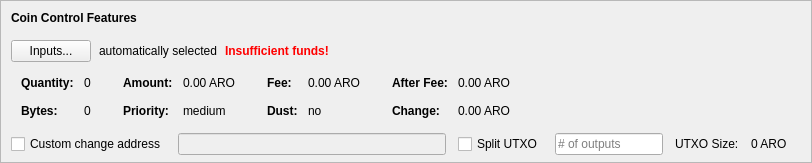
    <widget class="QFrame" name="frameCoinControl">
     <property name="sizePolicy">
      <sizepolicy hsizetype="Expanding" vsizetype="Expanding">
       <horstretch>0</horstretch>
       <verstretch>0</verstretch>
      </sizepolicy>
     </property>
     <property name="maximumSize">
      <size>
       <width>16777215</width>
       <height>16777215</height>
      </size>
     </property>
     <property name="frameShape">
      <enum>QFrame::StyledPanel</enum>
     </property>
     <property name="frameShadow">
      <enum>QFrame::Sunken</enum>
     </property>
     <layout class="QVBoxLayout" name="verticalLayoutCoinControl2">
      <property name="spacing">
       <number>0</number>
      </property>
      <property name="leftMargin">
       <number>0</number>
      </property>
      <property name="topMargin">
       <number>0</number>
      </property>
      <property name="rightMargin">
       <number>0</number>
      </property>
      <property name="bottomMargin">
       <number>6</number>
      </property>
      <item>
       <layout class="QVBoxLayout" name="verticalLayoutCoinControl" stretch="0,0,0,0,1">
        <property name="spacing">
         <number>0</number>
        </property>
        <property name="leftMargin">
         <number>10</number>
        </property>
        <property name="topMargin">
         <number>10</number>
        </property>
        <item>
         <layout class="QHBoxLayout" name="horizontalLayoutCoinControl1">
          <property name="bottomMargin">
           <number>15</number>
          </property>
          <item>
           <widget class="QLabel" name="labelCoinControlFeatures">
            <property name="sizePolicy">
             <sizepolicy hsizetype="Preferred" vsizetype="Maximum">
              <horstretch>0</horstretch>
              <verstretch>0</verstretch>
             </sizepolicy>
            </property>
            <property name="font">
             <font>
              <weight>75</weight>
              <bold>true</bold>
             </font>
            </property>
            <property name="styleSheet">
             <string notr="true">font-weight:bold;</string>
            </property>
            <property name="text">
             <string>Coin Control Features</string>
            </property>
           </widget>
          </item>
         </layout>
        </item>
        <item>
         <layout class="QHBoxLayout" name="horizontalLayoutCoinControl2" stretch="0,0,0,0">
          <property name="spacing">
           <number>8</number>
          </property>
          <property name="bottomMargin">
           <number>10</number>
          </property>
          <item>
           <widget class="QPushButton" name="pushButtonCoinControl">
            <property name="styleSheet">
             <string notr="true"/>
            </property>
            <property name="text">
             <string>Inputs...</string>
            </property>
            <property name="autoDefault">
             <bool>false</bool>
            </property>
           </widget>
          </item>
          <item>
           <widget class="QLabel" name="labelCoinControlAutomaticallySelected">
            <property name="text">
             <string>automatically selected</string>
            </property>
            <property name="margin">
             <number>5</number>
            </property>
           </widget>
          </item>
          <item>
           <widget class="QLabel" name="labelCoinControlInsuffFunds">
            <property name="font">
             <font>
              <weight>75</weight>
              <bold>true</bold>
             </font>
            </property>
            <property name="styleSheet">
             <string notr="true">color:red;font-weight:bold;</string>
            </property>
            <property name="text">
             <string>Insufficient funds!</string>
            </property>
            <property name="margin">
             <number>5</number>
            </property>
           </widget>
          </item>
          <item>
           <spacer name="horizontalSpacerCoinControl">
            <property name="orientation">
             <enum>Qt::Horizontal</enum>
            </property>
            <property name="sizeHint" stdset="0">
             <size>
              <width>40</width>
              <height>1</height>
             </size>
            </property>
           </spacer>
          </item>
         </layout>
        </item>
        <item>
         <widget class="QWidget" name="widgetCoinControl" native="true">
          <property name="sizePolicy">
           <sizepolicy hsizetype="Preferred" vsizetype="Preferred">
            <horstretch>0</horstretch>
            <verstretch>0</verstretch>
           </sizepolicy>
          </property>
          <property name="minimumSize">
           <size>
            <width>0</width>
            <height>0</height>
           </size>
          </property>
          <property name="styleSheet">
           <string notr="true"/>
          </property>
          <layout class="QHBoxLayout" name="horizontalLayoutCoinControl5">
           <property name="leftMargin">
            <number>0</number>
           </property>
           <property name="topMargin">
            <number>0</number>
           </property>
           <property name="rightMargin">
            <number>0</number>
           </property>
           <property name="bottomMargin">
            <number>0</number>
           </property>
           <item>
            <layout class="QHBoxLayout" name="horizontalLayoutCoinControl3" stretch="0,0,0,1">
             <property name="spacing">
              <number>20</number>
             </property>
             <property name="topMargin">
              <number>0</number>
             </property>
             <property name="bottomMargin">
              <number>10</number>
             </property>
             <item>
              <layout class="QFormLayout" name="formLayoutCoinControl1">
               <property name="horizontalSpacing">
                <number>10</number>
               </property>
               <property name="verticalSpacing">
                <number>14</number>
               </property>
               <property name="leftMargin">
                <number>10</number>
               </property>
               <property name="topMargin">
                <number>4</number>
               </property>
               <property name="rightMargin">
                <number>6</number>
               </property>
               <item row="0" column="0">
                <widget class="QLabel" name="labelCoinControlQuantityText">
                 <property name="font">
                  <font>
                   <weight>75</weight>
                   <bold>true</bold>
                  </font>
                 </property>
                 <property name="text">
                  <string>Quantity:</string>
                 </property>
                 <property name="margin">
                  <number>0</number>
                 </property>
                </widget>
               </item>
               <item row="0" column="1">
                <widget class="QLabel" name="labelCoinControlQuantity">
                 <property name="cursor">
                  <cursorShape>IBeamCursor</cursorShape>
                 </property>
                 <property name="contextMenuPolicy">
                  <enum>Qt::ActionsContextMenu</enum>
                 </property>
                 <property name="text">
                  <string notr="true">0</string>
                 </property>
                 <property name="margin">
                  <number>0</number>
                 </property>
                 <property name="textInteractionFlags">
                  <set>Qt::LinksAccessibleByMouse|Qt::TextSelectableByKeyboard|Qt::TextSelectableByMouse</set>
                 </property>
                </widget>
               </item>
               <item row="1" column="0">
                <widget class="QLabel" name="labelCoinControlBytesText">
                 <property name="font">
                  <font>
                   <weight>75</weight>
                   <bold>true</bold>
                  </font>
                 </property>
                 <property name="text">
                  <string>Bytes:</string>
                 </property>
                </widget>
               </item>
               <item row="1" column="1">
                <widget class="QLabel" name="labelCoinControlBytes">
                 <property name="cursor">
                  <cursorShape>IBeamCursor</cursorShape>
                 </property>
                 <property name="contextMenuPolicy">
                  <enum>Qt::ActionsContextMenu</enum>
                 </property>
                 <property name="text">
                  <string notr="true">0</string>
                 </property>
                 <property name="textInteractionFlags">
                  <set>Qt::LinksAccessibleByMouse|Qt::TextSelectableByKeyboard|Qt::TextSelectableByMouse</set>
                 </property>
                </widget>
               </item>
              </layout>
             </item>
             <item>
              <layout class="QFormLayout" name="formLayoutCoinControl2">
               <property name="horizontalSpacing">
                <number>10</number>
               </property>
               <property name="verticalSpacing">
                <number>14</number>
               </property>
               <property name="leftMargin">
                <number>6</number>
               </property>
               <property name="topMargin">
                <number>4</number>
               </property>
               <property name="rightMargin">
                <number>6</number>
               </property>
               <item row="0" column="0">
                <widget class="QLabel" name="labelCoinControlAmountText">
                 <property name="font">
                  <font>
                   <weight>75</weight>
                   <bold>true</bold>
                  </font>
                 </property>
                 <property name="text">
                  <string>Amount:</string>
                 </property>
                 <property name="margin">
                  <number>0</number>
                 </property>
                </widget>
               </item>
               <item row="0" column="1">
                <widget class="QLabel" name="labelCoinControlAmount">
                 <property name="cursor">
                  <cursorShape>IBeamCursor</cursorShape>
                 </property>
                 <property name="contextMenuPolicy">
                  <enum>Qt::ActionsContextMenu</enum>
                 </property>
                 <property name="text">
                  <string notr="true">0.00 ARO</string>
                 </property>
                 <property name="textInteractionFlags">
                  <set>Qt::LinksAccessibleByMouse|Qt::TextSelectableByKeyboard|Qt::TextSelectableByMouse</set>
                 </property>
                </widget>
               </item>
               <item row="1" column="0">
                <widget class="QLabel" name="labelCoinControlPriorityText">
                 <property name="font">
                  <font>
                   <weight>75</weight>
                   <bold>true</bold>
                  </font>
                 </property>
                 <property name="text">
                  <string>Priority:</string>
                 </property>
                </widget>
               </item>
               <item row="1" column="1">
                <widget class="QLabel" name="labelCoinControlPriority">
                 <property name="cursor">
                  <cursorShape>IBeamCursor</cursorShape>
                 </property>
                 <property name="contextMenuPolicy">
                  <enum>Qt::ActionsContextMenu</enum>
                 </property>
                 <property name="text">
                  <string>medium</string>
                 </property>
                 <property name="textInteractionFlags">
                  <set>Qt::LinksAccessibleByMouse|Qt::TextSelectableByKeyboard|Qt::TextSelectableByMouse</set>
                 </property>
                </widget>
               </item>
              </layout>
             </item>
             <item>
              <layout class="QFormLayout" name="formLayoutCoinControl3">
               <property name="horizontalSpacing">
                <number>10</number>
               </property>
               <property name="verticalSpacing">
                <number>14</number>
               </property>
               <property name="leftMargin">
                <number>6</number>
               </property>
               <property name="topMargin">
                <number>4</number>
               </property>
               <property name="rightMargin">
                <number>6</number>
               </property>
               <item row="0" column="0">
                <widget class="QLabel" name="labelCoinControlFeeText">
                 <property name="font">
                  <font>
                   <weight>75</weight>
                   <bold>true</bold>
                  </font>
                 </property>
                 <property name="text">
                  <string>Fee:</string>
                 </property>
                 <property name="margin">
                  <number>0</number>
                 </property>
                </widget>
               </item>
               <item row="0" column="1">
                <widget class="QLabel" name="labelCoinControlFee">
                 <property name="cursor">
                  <cursorShape>IBeamCursor</cursorShape>
                 </property>
                 <property name="contextMenuPolicy">
                  <enum>Qt::ActionsContextMenu</enum>
                 </property>
                 <property name="text">
                  <string notr="true">0.00 ARO</string>
                 </property>
                 <property name="textInteractionFlags">
                  <set>Qt::LinksAccessibleByMouse|Qt::TextSelectableByKeyboard|Qt::TextSelectableByMouse</set>
                 </property>
                </widget>
               </item>
               <item row="1" column="0">
                <widget class="QLabel" name="labelCoinControlLowOutputText">
                 <property name="font">
                  <font>
                   <weight>75</weight>
                   <bold>true</bold>
                  </font>
                 </property>
                 <property name="text">
                  <string>Dust:</string>
                 </property>
                </widget>
               </item>
               <item row="1" column="1">
                <widget class="QLabel" name="labelCoinControlLowOutput">
                 <property name="cursor">
                  <cursorShape>IBeamCursor</cursorShape>
                 </property>
                 <property name="contextMenuPolicy">
                  <enum>Qt::ActionsContextMenu</enum>
                 </property>
                 <property name="text">
                  <string>no</string>
                 </property>
                 <property name="textInteractionFlags">
                  <set>Qt::LinksAccessibleByMouse|Qt::TextSelectableByKeyboard|Qt::TextSelectableByMouse</set>
                 </property>
                </widget>
               </item>
              </layout>
             </item>
             <item>
              <layout class="QFormLayout" name="formLayoutCoinControl4">
               <property name="horizontalSpacing">
                <number>10</number>
               </property>
               <property name="verticalSpacing">
                <number>14</number>
               </property>
               <property name="leftMargin">
                <number>6</number>
               </property>
               <property name="topMargin">
                <number>4</number>
               </property>
               <property name="rightMargin">
                <number>6</number>
               </property>
               <item row="0" column="0">
                <widget class="QLabel" name="labelCoinControlAfterFeeText">
                 <property name="font">
                  <font>
                   <weight>75</weight>
                   <bold>true</bold>
                  </font>
                 </property>
                 <property name="text">
                  <string>After Fee:</string>
                 </property>
                 <property name="margin">
                  <number>0</number>
                 </property>
                </widget>
               </item>
               <item row="0" column="1">
                <widget class="QLabel" name="labelCoinControlAfterFee">
                 <property name="cursor">
                  <cursorShape>IBeamCursor</cursorShape>
                 </property>
                 <property name="contextMenuPolicy">
                  <enum>Qt::ActionsContextMenu</enum>
                 </property>
                 <property name="text">
                  <string notr="true">0.00 ARO</string>
                 </property>
                 <property name="textInteractionFlags">
                  <set>Qt::LinksAccessibleByMouse|Qt::TextSelectableByKeyboard|Qt::TextSelectableByMouse</set>
                 </property>
                </widget>
               </item>
               <item row="1" column="0">
                <widget class="QLabel" name="labelCoinControlChangeText">
                 <property name="font">
                  <font>
                   <weight>75</weight>
                   <bold>true</bold>
                  </font>
                 </property>
                 <property name="text">
                  <string>Change:</string>
                 </property>
                </widget>
               </item>
               <item row="1" column="1">
                <widget class="QLabel" name="labelCoinControlChange">
                 <property name="cursor">
                  <cursorShape>IBeamCursor</cursorShape>
                 </property>
                 <property name="contextMenuPolicy">
                  <enum>Qt::ActionsContextMenu</enum>
                 </property>
                 <property name="text">
                  <string notr="true">0.00 ARO</string>
                 </property>
                 <property name="textInteractionFlags">
                  <set>Qt::LinksAccessibleByMouse|Qt::TextSelectableByKeyboard|Qt::TextSelectableByMouse</set>
                 </property>
                </widget>
               </item>
              </layout>
             </item>
            </layout>
           </item>
          </layout>
         </widget>
        </item>
        <item>
         <layout class="QHBoxLayout" name="horizontalLayoutCoinControl4" stretch="0,0,0,0,0,0,0">
          <property name="spacing">
           <number>12</number>
          </property>
          <property name="sizeConstraint">
           <enum>QLayout::SetDefaultConstraint</enum>
          </property>
          <property name="topMargin">
           <number>5</number>
          </property>
          <property name="rightMargin">
           <number>5</number>
          </property>
          <item>
           <widget class="QCheckBox" name="checkBoxCoinControlChange">
            <property name="toolTip">
             <string>If this is activated, but the change address is empty or invalid, change will be sent to a newly generated address.</string>
            </property>
            <property name="text">
             <string>Custom change address</string>
            </property>
           </widget>
          </item>
          <item>
           <widget class="QValidatedLineEdit" name="lineEditCoinControlChange">
            <property name="enabled">
             <bool>false</bool>
            </property>
            <property name="sizePolicy">
             <sizepolicy hsizetype="Expanding" vsizetype="Fixed">
              <horstretch>0</horstretch>
              <verstretch>0</verstretch>
             </sizepolicy>
            </property>
           </widget>
          </item>
          <item>
           <widget class="QCheckBox" name="splitBlockCheckBox">
            <property name="text">
             <string>Split UTXO</string>
            </property>
           </widget>
          </item>
          <item>
           <widget class="QLineEdit" name="splitBlockLineEdit">
            <property name="sizePolicy">
             <sizepolicy hsizetype="Fixed" vsizetype="Fixed">
              <horstretch>50</horstretch>
              <verstretch>0</verstretch>
             </sizepolicy>
            </property>
            <property name="placeholderText">
             <string># of outputs</string>
            </property>
           </widget>
          </item>
          <item>
           <widget class="QLabel" name="labelBlockSizeText">
            <property name="text">
             <string>UTXO Size:</string>
            </property>
           </widget>
          </item>
          <item>
           <widget class="QLabel" name="labelBlockSize">
            <property name="text">
             <string>0 ARO</string>
            </property>
           </widget>
          </item>
          <item>
           <widget class="QLabel" name="labelCoinControlChangeLabel">
            <property name="sizePolicy">
             <sizepolicy hsizetype="Preferred" vsizetype="Expanding">
              <horstretch>0</horstretch>
              <verstretch>0</verstretch>
             </sizepolicy>
            </property>
            <property name="minimumSize">
             <size>
              <width>0</width>
              <height>0</height>
             </size>
            </property>
            <property name="text">
             <string/>
            </property>
            <property name="margin">
             <number>3</number>
            </property>
           </widget>
          </item>
         </layout>
        </item>
        <item>
         <spacer name="verticalSpacerCoinControl">
          <property name="orientation">
           <enum>Qt::Vertical</enum>
          </property>
          <property name="sizeHint" stdset="0">
           <size>
            <width>800</width>
            <height>1</height>
           </size>
          </property>
         </spacer>
        </item>
       </layout>
      </item>
     </layout>
    </widget>
